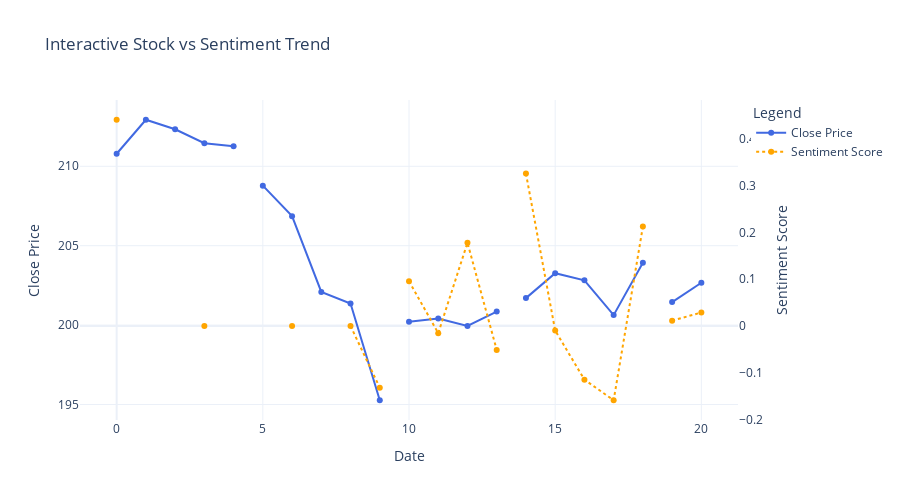

Here is the notebook cell this chart was saved with:
### Code cell
from data_handeling import fetch_prices
from data_analysis import data_analysis
from data_analysis import plot_area_chart
from data_analysis import plot_sentiment_heatmap_plotly
from data_analysis import plot_gradient_sentiment_overlay
from data_analysis import plot_interactive
from data_analysis import plot_sentiment_spikes
# from data_analysis import price_analysis
# from data_processing import one_hot_encode_sentiment

from IPython.display import display

ticker = "AAPL"
start_date = "2025-05-12"
end_date = "2025-06-11"
# df_prices = one_hot_encode_sentiment(
#     fetch_prices(ticker, start_date, end_date) 
#     .set_index("date")
#     .drop(columns=["stock_code"])
# )
df_price = fetch_prices(ticker, start_date, end_date)
# Usage in a notebook cell:
# fig = plot_sentiment_heatmap_plotly(df_price)

# fig = plot_area_chart(df_price)

# fig = plot_gradient_sentiment_overlay(df_price)

fig = plot_interactive(df_price)

# fig.show()

# fig = data_analysis()
# return fig
# fig.savefig(f"data_analysis_{ticker}_{start_date}_{end_date}.png")

### Figure 1 — Plotly figure (JSON) as saved in the notebook; plotly's stock layout.template omitted (floating-point values rounded to 4 significant figures)
{"data": [{"connectgaps": false, "line": {"color": "royalblue", "width": 2}, "mode": "lines+markers", "name": "Close Price", "type": "scatter", "x": [0.0, 1.0, 2.0, 3.0, 4.0, NaN, NaN, 5.0, 6.0, 7.0, 8.0, 9.0, NaN, NaN, NaN, 10.0, 11.0, 12.0, 13.0, NaN, NaN, 14.0, 15.0, 16.0, 17.0, 18.0, NaN, NaN, 19.0, 20.0], "y": [210.8, 212.9, 212.3, 211.4, 211.3, NaN, NaN, 208.8, 206.9, 202.1, 201.4, 195.3, NaN, NaN, NaN, 200.2, 200.4, 199.9, 200.9, NaN, NaN, 201.7, 203.3, 202.8, 200.6, 203.9, NaN, NaN, 201.4, 202.7], "yaxis": "y"}, {"connectgaps": false, "line": {"color": "orange", "dash": "dot", "width": 2}, "mode": "lines+markers", "name": "Sentiment Score", "type": "scatter", "x": [0.0, 1.0, 2.0, 3.0, 4.0, NaN, NaN, 5.0, 6.0, 7.0, 8.0, 9.0, NaN, NaN, NaN, 10.0, 11.0, 12.0, 13.0, NaN, NaN, 14.0, 15.0, 16.0, 17.0, 18.0, NaN, NaN, 19.0, 20.0], "y": [0.4404, NaN, NaN, 0.0, NaN, NaN, NaN, NaN, 0.0, NaN, 0.0, -0.1317, NaN, NaN, NaN, 0.09568, -0.01527, 0.1778, -0.051, NaN, NaN, 0.3255, -0.009675, -0.1145, -0.1585, 0.2123, NaN, NaN, 0.01141, 0.02897], "yaxis": "y2"}], "layout": {"height": 500, "legend": {"title": {"text": "Legend"}}, "title": {"text": "Interactive Stock vs Sentiment Trend"}, "width": 900, "xaxis": {"title": {"text": "Date"}}, "yaxis": {"showgrid": true, "side": "left", "title": {"text": "Close Price"}}, "yaxis2": {"overlaying": "y", "showgrid": false, "side": "right", "title": {"text": "Sentiment Score"}}}}
